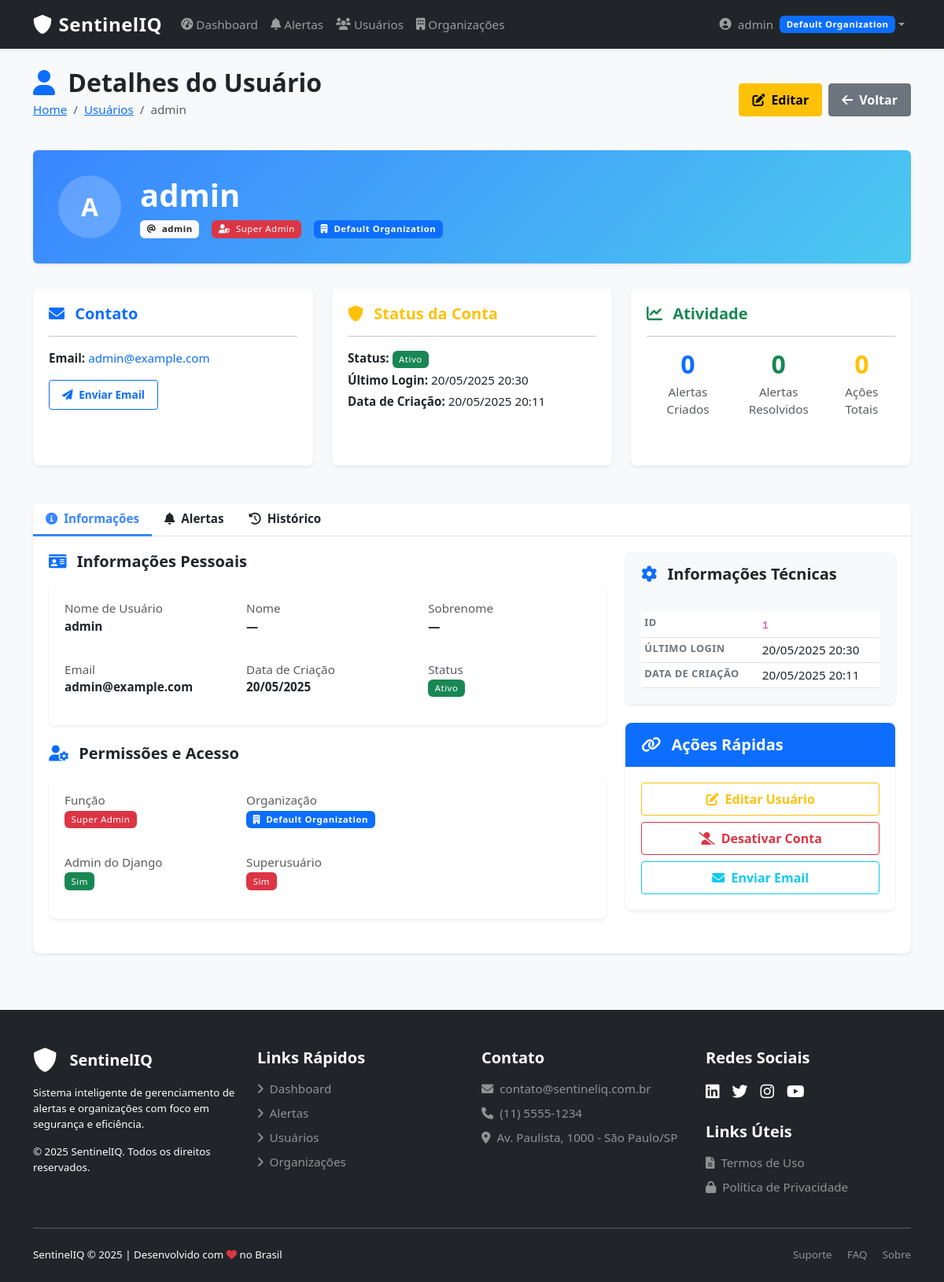
Page /users/1/ (signed in) on the earlier database version.
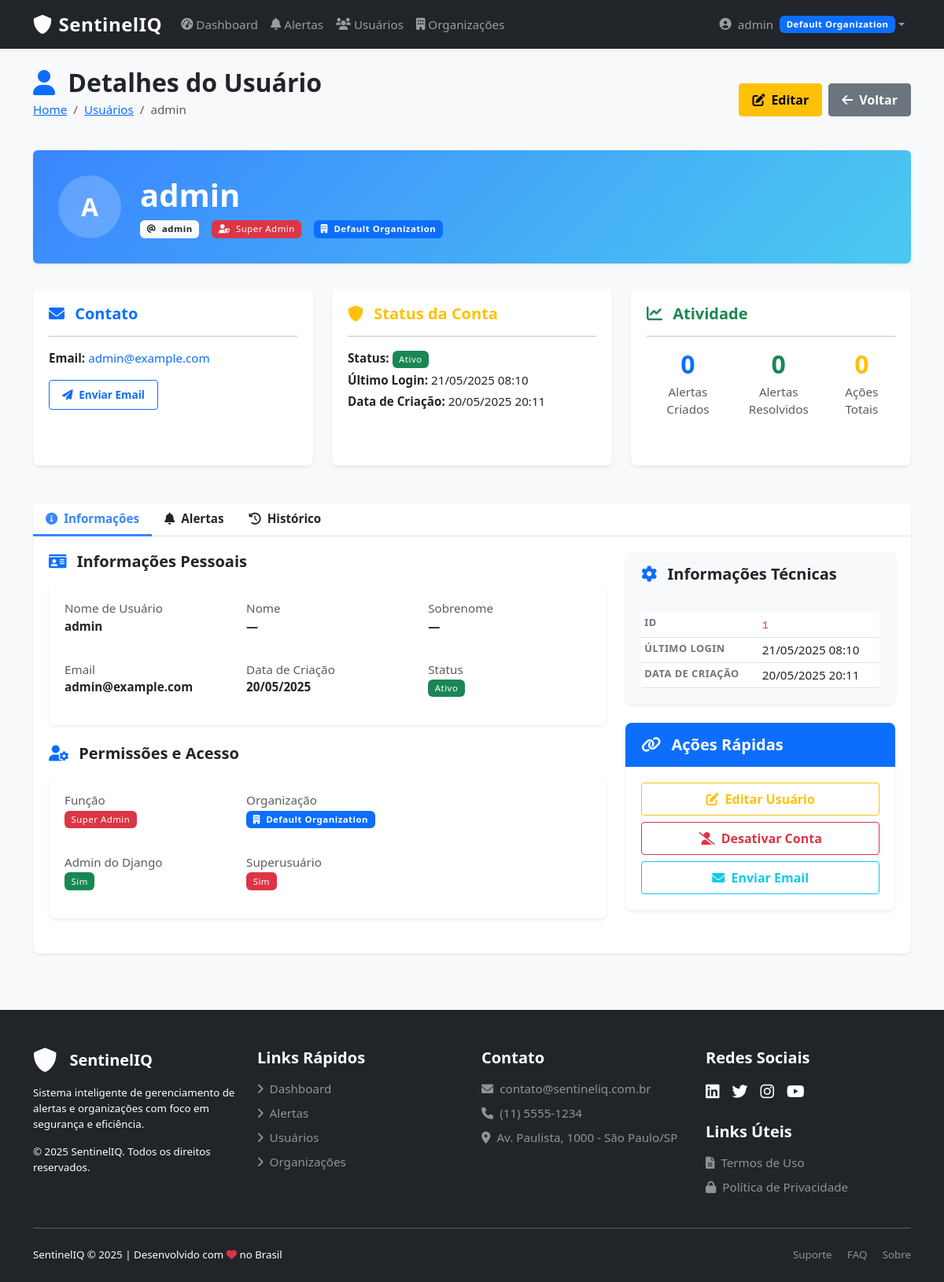
Same page on the later database version.
### accounts/models.py (models this page shows, shortened)
class User(AbstractUser):
    SUPERADMIN = 'superadmin'
    ORG_ADMIN = 'org_admin'
    ANALYST = 'analyst'
    ROLE_CHOICES = [
        (SUPERADMIN, 'Super Admin'),
        (ORG_ADMIN, 'Organization Admin'),
        (ANALYST, 'Analyst'),
    ]
    role = models.CharField(
        _('Role'),
        max_length=20,
        choices=ROLE_CHOICES,
        default=ANALYST,
    )
    organization = models.ForeignKey(
        'organizations.Organization',
        on_delete=models.CASCADE,
        related_name='users',
        null=True,
        blank=True,
    )
    groups = models.ManyToManyField(
        Group,
        verbose_name=_('groups'),
        blank=True,
        help_text=_(
            'The groups this user belongs to. A user will get all permissions '
            'granted to each of their groups.'
        ),
        related_name="custom_user_set",
        related_query_name="user",
    )
    user_permissions = models.ManyToManyField(
        Permission,
        verbose_name=_('user permissions'),
        blank=True,
        help_text=_('Specific permissions for this user.'),
        related_name="custom_user_set",
        related_query_name="user",
    )
    def is_superadmin(self):
        return self.role == self.SUPERADMIN
    def is_org_admin(self):
        return self.role == self.ORG_ADMIN
    class Meta:
        verbose_name = _('user')
        verbose_name_plural = _('users')

### organizations/models.py (models this page shows, shortened)
class Organization(models.Model):
    name = models.CharField(_('Name'), max_length=255)
    slug = models.SlugField(_('Slug'), unique=True)
    description = models.TextField(_('Description'), blank=True, null=True)
    is_active = models.BooleanField(_('Active'), default=True)
    created_at = models.DateTimeField(_('Created at'), auto_now_add=True)
    updated_at = models.DateTimeField(_('Updated at'), auto_now=True)
    class Meta:
        verbose_name = _('Organization')
        verbose_name_plural = _('Organizations')
        ordering = ['name']

### accounts/views.py (the view)
# urls.py: path('users/<int:pk>/', UserDetailView.as_view(), name='user_detail'),
class UserDetailView(LoginRequiredMixin, OrgAdminRequiredMixin, DetailView):
    model = User
    template_name = 'accounts/user_detail.html'
    context_object_name = 'user_obj'
    def get_queryset(self):
        if self.request.user.is_superadmin():
            return User.objects.all()
        else:
            return User.objects.filter(organization=self.request.user.organization)

### accounts/views.py (called while the page is built)
    def test_func(self):
        return self.request.user.is_org_admin() or self.request.user.is_superadmin()

### templates/accounts/user_detail.html (shortened to what the changed rows need)
{% extends "base.html" %}
{% load static %}
{% block content %}
<div class="d-sm-flex align-items-center justify-content-between mb-4">
    <div>
        <h2 class="mb-1"><i class="fas fa-user text-primary me-2"></i> Detalhes do Usuário</h2>
        <nav aria-label="breadcrumb">
            <ol class="breadcrumb">
                <li class="breadcrumb-item"><a href="{% url 'dashboard' %}">Home</a></li>
                <li class="breadcrumb-item"><a href="{% url 'user_list' %}">Usuários</a></li>
                <li class="breadcrumb-item active">{{ user_obj.username }}</li>
            </ol>
        </nav>
    </div>
</div>
<div class="user-header shadow-sm d-flex align-items-center">
    <div class="user-avatar-lg">
        {{ user_obj.username|first|upper }}
    </div>
    <div>
        <h1 class="mb-2">{{ user_obj.get_full_name|default:user_obj.username }}</h1>
        <div class="d-flex align-items-center flex-wrap">
            <span class="badge bg-light text-dark me-3">
                <i class="fas fa-at me-1"></i> {{ user_obj.username }}
            </span>
            {% if user_obj.role == 'superadmin' %}
                <span class="badge bg-danger me-3">
                    <i class="fas fa-user-shield me-1"></i> Super Admin
                </span>
            {% elif user_obj.role == 'org_admin' %}
                <span class="badge bg-warning text-dark me-3">
                    <i class="fas fa-user-cog me-1"></i> Admin da Organização
                </span>
            {% else %}
                <span class="badge bg-info text-dark me-3">
                    <i class="fas fa-user me-1"></i> Analista
                </span>
            {% endif %}
            {% if user_obj.organization %}
                <span class="badge bg-primary">
                    <i class="fas fa-building me-1"></i> {{ user_obj.organization.name }}
                </span>
            {% endif %}
        </div>
    </div>
</div>
<div class="row mb-4">
    <div class="col-xl-4 col-md-6 mb-4">
        <div class="card shadow-sm info-card">
            <div class="card-body">
                <p class="mb-1">
                    <strong>Email:</strong>
                    <a href="mailto:{{ user_obj.email }}" class="text-decoration-none">
                        {{ user_obj.email }}
                    </a>
                </p>
            </div>
        </div>
    </div>
    <div class="col-xl-4 col-md-6 mb-4">
        <div class="card shadow-sm info-card">
            <div class="card-body">
                <h5 class="card-title text-warning">
                    <i class="fas fa-shield-alt me-2"></i> Status da Conta
                </h5>
                <hr>
                <p class="mb-1">
                    <strong>Status:</strong>
                    {% if user_obj.is_active %}
                        <span class="badge bg-success">Ativo</span>
                    {% else %}
                        <span class="badge bg-danger">Inativo</span>
                    {% endif %}
                </p>
                <p class="mb-1">
                    <strong>Último Login:</strong>
                    {% if user_obj.last_login %}
                        {{ user_obj.last_login|date:"d/m/Y H:i" }}
                    {% else %}
                        <span class="text-muted">Nunca</span>
                    {% endif %}
                </p>
                <p class="mb-1">
                    <strong>Data de Criação:</strong>
                    {{ user_obj.date_joined|date:"d/m/Y H:i" }}
                </p>
            </div>
        </div>
    </div>
    <div class="col-xl-4 col-md-12 mb-4">
        <div class="card shadow-sm info-card">
            <div class="card-body">
                <div class="d-flex justify-content-around text-center mb-3">
                    <div>
                        <h2 class="mb-1 text-primary">{{ alerts_created|default:"0" }}</h2>
                    </div>
                    <div>
                        <h2 class="mb-1 text-success">{{ alerts_resolved|default:"0" }}</h2>
                    </div>
                    <div>
                        <h2 class="mb-1 text-warning">{{ actions_count|default:"0" }}</h2>
                    </div>
                </div>
            </div>
        </div>
    </div>
</div>
<div class="card shadow-sm">
    <div class="card-body">
        <div class="tab-content" id="userTabsContent">
            <div class="tab-pane fade show active" id="info-tab-pane" role="tabpanel" aria-labelledby="info-tab" tabindex="0">
                <div class="row">
                    <div class="col-lg-8">
                        <div class="card mb-4">
                            <div class="card-body">
                                <div class="row mb-3">
                                    <div class="col-md-4">
                                        <p class="mb-0 text-muted">Nome de Usuário</p>
                                        <p class="fw-bold">{{ user_obj.username }}</p>
                                    </div>
                                    <div class="col-md-4">
                                        <p class="mb-0 text-muted">Nome</p>
                                        <p class="fw-bold">{{ user_obj.first_name|default:"—" }}</p>
                                    </div>
                                    <div class="col-md-4">
                                        <p class="mb-0 text-muted">Sobrenome</p>
                                        <p class="fw-bold">{{ user_obj.last_name|default:"—" }}</p>
                                    </div>
                                </div>
                                <div class="row">
                                    <div class="col-md-4">
                                        <p class="mb-0 text-muted">Email</p>
                                        <p class="fw-bold">{{ user_obj.email }}</p>
                                    </div>
                                    <div class="col-md-4">
                                        <p class="mb-0 text-muted">Data de Criação</p>
                                        <p class="fw-bold">{{ user_obj.date_joined|date:"d/m/Y" }}</p>
                                    </div>
                                </div>
                            </div>
                        </div>
                        <div class="card mb-4">
                            <div class="card-body">
                                <div class="row mb-3">
                                    <div class="col-md-8">
                                        <p class="fw-bold">
                                            {% if user_obj.organization %}
                                                <span class="badge bg-primary">
                                                    <i class="fas fa-building me-1"></i> {{ user_obj.organization.name }}
                                                </span>
                                            {% else %}
                                                <span class="text-muted">Nenhuma organização associada</span>
                                            {% endif %}
                                        </p>
                                    </div>
                                </div>
                            </div>
                        </div>
                    </div>
                    <div class="col-lg-4">
                        <div class="card bg-light mb-4">
                            <div class="card-body">
                                <table class="table table-sm">
                                    <tbody>
                                        <tr>
                                            <th scope="row">ID</th>
                                            <td><code>{{ user_obj.id }}</code></td>
                                        </tr>
                                        <tr>
                                            <th scope="row">Último Login</th>
                                            <td>
                                                {% if user_obj.last_login %}
                                                    {{ user_obj.last_login|date:"d/m/Y H:i" }}
                                                {% else %}
                                                    <span class="text-muted">Nunca</span>
                                                {% endif %}
                                            </td>
                                        </tr>
                                        <tr>
                                            <th scope="row">Data de Criação</th>
                                            <td>{{ user_obj.date_joined|date:"d/m/Y H:i" }}</td>
                                        </tr>
                                    </tbody>
                                </table>
                            </div>
                        </div>
                    </div>
                </div>
            </div>
        </div>
    </div>
</div>
{% endblock %}

### templates/base.html (shortened to what the changed rows need)
{% load static %}
<!DOCTYPE html>
<html lang="pt-br">
<head>
    <link href="https://cdn.jsdelivr.net/npm/bootstrap@5.3.0/dist/css/bootstrap.min.css" rel="stylesheet">
    <link rel="stylesheet" href="https://cdnjs.cloudflare.com/ajax/libs/font-awesome/6.0.0/css/all.min.css">
    <link rel="stylesheet" href="{% static 'css/style.css' %}">
</head>
<body class="d-flex flex-column min-vh-100 m-0 p-0">
    {% if user.is_authenticated %}
    <nav class="navbar navbar-expand-lg navbar-dark bg-dark sticky-top">
        <div class="container">
            <a class="navbar-brand d-flex align-items-center" href="{% url 'dashboard' %}">
                <i class="fas fa-shield-alt me-2"></i> SentinelIQ
            </a>
            <div class="collapse navbar-collapse" id="navbarNav">
                <ul class="navbar-nav me-auto">
                    <li class="nav-item">
                        <a class="nav-link d-flex align-items-center" href="{% url 'dashboard' %}">
                            <i class="fas fa-tachometer-alt me-1"></i> Dashboard
                        </a>
                    </li>
                    <li class="nav-item">
                        <a class="nav-link d-flex align-items-center" href="{% url 'alert_list' %}">
                            <i class="fas fa-bell me-1"></i> Alertas
                        </a>
                    </li>
                    {% if user.is_superadmin or user.is_org_admin %}
                    <li class="nav-item">
                        <a class="nav-link d-flex align-items-center" href="{% url 'user_list' %}">
                            <i class="fas fa-users me-1"></i> Usuários
                        </a>
                    </li>
                    {% endif %}
                    {% if user.is_superadmin %}
                    <li class="nav-item">
                        <a class="nav-link d-flex align-items-center" href="{% url 'organization_list' %}">
                            <i class="fas fa-building me-1"></i> Organizações
                        </a>
                    </li>
                    {% endif %}
                </ul>
                <ul class="navbar-nav">
                    <li class="nav-item dropdown">
                        <a class="nav-link dropdown-toggle d-flex align-items-center" href="#" id="userDropdown"
                           role="button" data-bs-toggle="dropdown" aria-expanded="false">
                            <i class="fas fa-user-circle me-2"></i>
                            <span>{{ user.username }}</span>
                            {% if user.organization %}
                            <span class="badge bg-primary ms-2">{{ user.organization.name }}</span>
                            {% endif %}
                        </a>
                    </li>
                </ul>
            </div>
        </div>
    </nav>
    {% endif %}
    <div class="container mt-4 flex-grow-1">
        <div class="fade-in">
            {% block content %}{% endblock %}
        </div>
    </div>
</body>
</html>

Differences in the rows shown:
changed User "admin": last_login "20/05/2025 20:30" → "21/05/2025 08:10"
